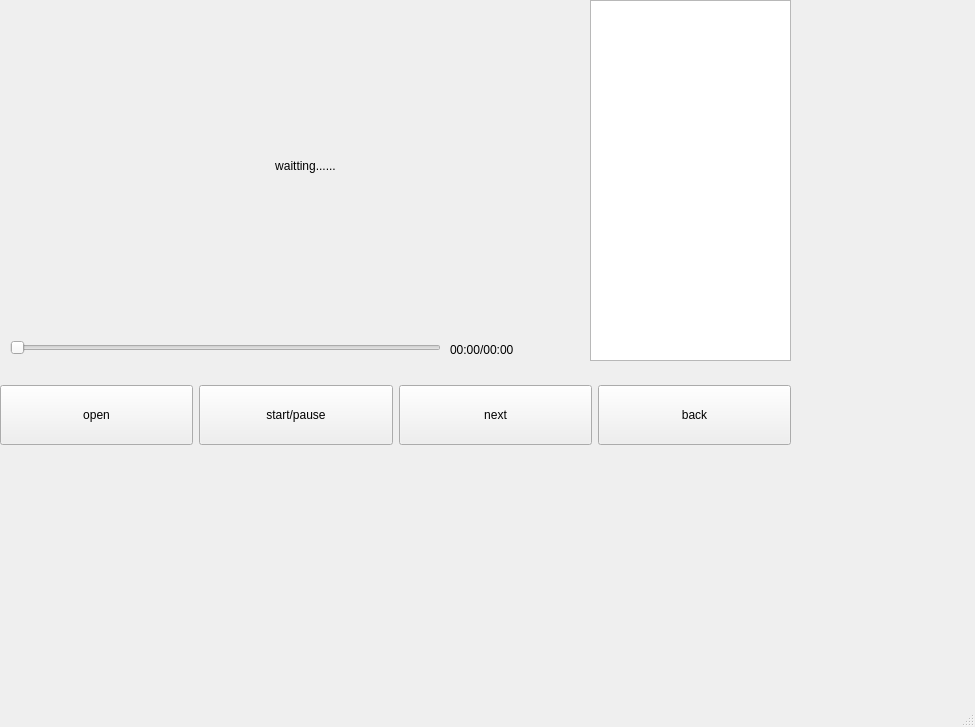
<?xml version="1.0" encoding="UTF-8"?>
<ui version="4.0">
 <class>video</class>
 <widget class="QMainWindow" name="video">
  <property name="geometry">
   <rect>
    <x>0</x>
    <y>0</y>
    <width>975</width>
    <height>727</height>
   </rect>
  </property>
  <property name="windowTitle">
   <string>MainWindow</string>
  </property>
  <widget class="QWidget" name="centralwidget">
   <widget class="QLabel" name="player">
    <property name="geometry">
     <rect>
      <x>10</x>
      <y>-10</y>
      <width>591</width>
      <height>351</height>
     </rect>
    </property>
    <property name="text">
     <string>waitting......</string>
    </property>
    <property name="alignment">
     <set>Qt::AlignCenter</set>
    </property>
   </widget>
   <widget class="QWidget" name="widget" native="true">
    <property name="geometry">
     <rect>
      <x>0</x>
      <y>360</y>
      <width>791</width>
      <height>111</height>
     </rect>
    </property>
    <property name="minimumSize">
     <size>
      <width>0</width>
      <height>100</height>
     </size>
    </property>
    <layout class="QHBoxLayout" name="horizontalLayout">
     <item>
      <widget class="QPushButton" name="open">
       <property name="minimumSize">
        <size>
         <width>0</width>
         <height>60</height>
        </size>
       </property>
       <property name="text">
        <string>open</string>
       </property>
      </widget>
     </item>
     <item>
      <widget class="QPushButton" name="play">
       <property name="minimumSize">
        <size>
         <width>0</width>
         <height>60</height>
        </size>
       </property>
       <property name="text">
        <string>start/pause</string>
       </property>
      </widget>
     </item>
     <item>
      <widget class="QPushButton" name="next">
       <property name="maximumSize">
        <size>
         <width>16777215</width>
         <height>60</height>
        </size>
       </property>
       <property name="text">
        <string>next</string>
       </property>
      </widget>
     </item>
     <item>
      <widget class="QPushButton" name="back">
       <property name="minimumSize">
        <size>
         <width>0</width>
         <height>60</height>
        </size>
       </property>
       <property name="text">
        <string>back</string>
       </property>
      </widget>
     </item>
    </layout>
   </widget>
   <widget class="QListWidget" name="listWidget">
    <property name="geometry">
     <rect>
      <x>590</x>
      <y>0</y>
      <width>201</width>
      <height>361</height>
     </rect>
    </property>
   </widget>
   <widget class="QSlider" name="horizontalSlider">
    <property name="geometry">
     <rect>
      <x>10</x>
      <y>340</y>
      <width>431</width>
      <height>16</height>
     </rect>
    </property>
    <property name="orientation">
     <enum>Qt::Horizontal</enum>
    </property>
   </widget>
   <widget class="QLabel" name="timelabel">
    <property name="geometry">
     <rect>
      <x>450</x>
      <y>340</y>
      <width>131</width>
      <height>20</height>
     </rect>
    </property>
    <property name="text">
     <string>00:00/00:00</string>
    </property>
   </widget>
  </widget>
  <widget class="QMenuBar" name="menubar">
   <property name="geometry">
    <rect>
     <x>0</x>
     <y>0</y>
     <width>975</width>
     <height>22</height>
    </rect>
   </property>
  </widget>
  <widget class="QStatusBar" name="statusbar"/>
 </widget>
 <resources/>
 <connections/>
</ui>
